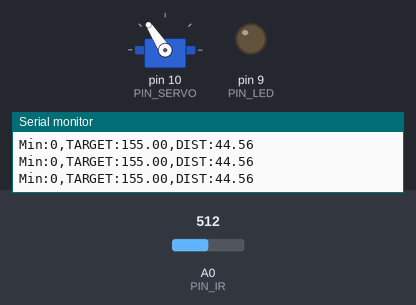
A sketch run on a simulated Arduino Uno, built with avr-gcc and run on an emulated ATmega328P. On the bench: servo, output pins drawn as LEDs (lit = HIGH), the last lines printed to the serial monitor. The inputs (shaded band) are chosen by the test bench; at power-on: A0 (PIN_IR) = 512.

Above: at 1.2 s.
1.3 s: A0 (PIN_IR) set to 319
2.8 s: A0 (PIN_IR) set to 286
At 4.0 s:
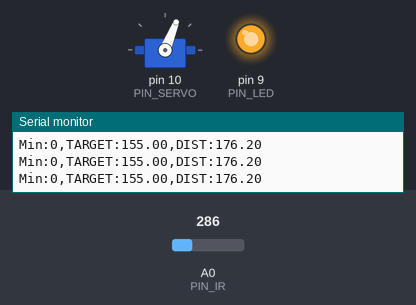
4.4 s: A0 (PIN_IR) set to 306
At 5.1 s:
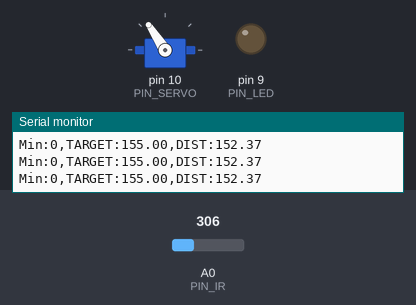
6.0 s: A0 (PIN_IR) set to 145
At 6.5 s:
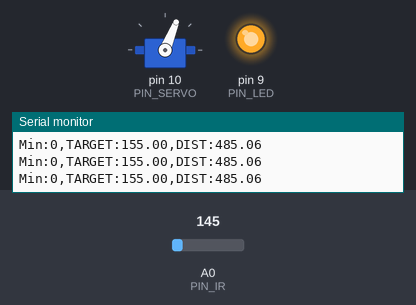
7.6 s: A0 (PIN_IR) set to 511
At 8.4 s:
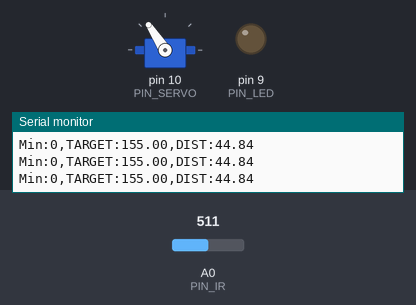
Timing chart, 0 to 10.2 s (numbered marks = the images above; inputs shaded):
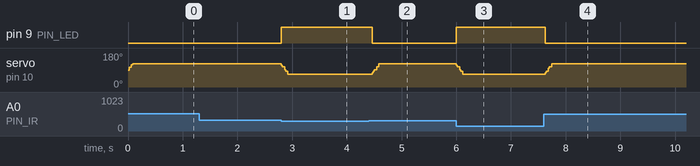

The sketch:

22_bbc_20223094.ino
```cpp
#include <Servo.h>

// Arduino pin assignment
#define PIN_LED 9
#define PIN_SERVO 10
#define PIN_IR A0
#define PIN_VAR A3

// Event interval parameters
#define _INTERVAL_DIST    20 // distance sensor interval (unit: ms)
#define _INTERVAL_SERVO   20 // servo interval (unit: ms)
#define _INTERVAL_SERIAL  20 // serial interval (unit: ms)

// EMA filter configuration for the IR distance sensor
#define _EMA_ALPHA 0.5      // EMA weight (range: 0 to 1)
                          // Setting _EMA_ALPHA to 0 effectively disables EMA filter.

// Servo adjustment
#define _DUTY_MAX 2410  // Servo angle: D degree
#define _DUTY_NEU 1530  // Servo angle: 0 degree
#define _DUTY_MIN 671   // Servo angle: E degree
#define _SERVO_ANGLE_DIFF 161 // Replace with |D(352) - E(191)| degree
#define _SERVO_SPEED 380 // servo speed limit (unit: degree/second)

#define _BANGBANG_RANGE 280

// global variables
float dist_filtered, dist_ema, dist_target; // unit: mm

Servo myservo;

int duty_change_per_interval; // maximum duty difference per interval
int duty_target;    // Target duty
int duty_curr;      // Current duty

unsigned long last_sampling_time_dist;   // unit: msec
unsigned long last_sampling_time_servo;  // unit: msec
unsigned long last_sampling_time_serial; // unit: msec

bool event_dist, event_servo, event_serial; // event triggered?

void setup() {
  // initialize GPIO pins
  pinMode(PIN_LED,OUTPUT);
  myservo.attach(PIN_SERVO);
  duty_target = duty_curr = _DUTY_NEU;

  // convert angular speed into duty change per interval.
  duty_change_per_interval =
    (_DUTY_MAX - _DUTY_MIN) * (_SERVO_SPEED / (float) _SERVO_ANGLE_DIFF) * (_INTERVAL_SERVO / 1000.0);

  // initialize serial port
  Serial.begin(1000000);

  // Set a target distance
  dist_target = 155; // 15.5 cm, the center of the rail
}

void loop() {
  unsigned long time_curr = millis();

  // wait until next event time
  if (time_curr >= (last_sampling_time_dist + _INTERVAL_DIST)) {
        last_sampling_time_dist += _INTERVAL_DIST;
        event_dist = true;
  }
  if (time_curr >= (last_sampling_time_servo + _INTERVAL_SERVO)) {
        last_sampling_time_servo += _INTERVAL_SERVO;
        event_servo = true;
  }
  if (time_curr >= (last_sampling_time_serial + _INTERVAL_SERIAL)) {
        last_sampling_time_serial += _INTERVAL_SERIAL;
        event_serial = true;
  }

  if(event_dist) {
    event_dist = false;

    // get a distance reading from the distance sensor
    dist_filtered = volt_to_distance(ir_sensor_filtered(10, 0.5)); // Replace n with your desired value
    dist_ema = _EMA_ALPHA * dist_ema + (1.0 - _EMA_ALPHA) * dist_filtered;

    // bang bang control
    if(dist_target > dist_ema) { // Replace 1 with a proper test expression using dist_target and dist_ema.
      duty_target = _DUTY_NEU + _BANGBANG_RANGE; // Complete this line using _BANGBANG_RANGE.
      digitalWrite(PIN_LED, 0);
    }
    else {
      duty_target = _DUTY_NEU - _BANGBANG_RANGE; // Complete this line using _BANGBANG_RANGE.
      digitalWrite(PIN_LED, 1);
    }
  }

  if(event_servo) {
    event_servo = false;

    // adjust duty_curr toward duty_target by duty_change_per_interval
    if (duty_target > duty_curr) {
      duty_curr += duty_change_per_interval;
      if (duty_curr > duty_target)
          duty_curr = duty_target;
    } else {
      duty_curr -= duty_change_per_interval;
      if (duty_curr < duty_target)
        duty_curr = duty_target;
    }

    // update servo position
    if(duty_curr > _DUTY_MAX) duty_curr = _DUTY_MAX; // for servo arm protection
    if(duty_curr < _DUTY_MIN) duty_curr = _DUTY_MIN;
    myservo.writeMicroseconds(duty_curr);
  }

  if(event_serial) {
    event_serial = false;
// output the read value to the serial port
    Serial.print("Min:0,TARGET:"); Serial.print(dist_target);
    Serial.print(",DIST:");
    Serial.println(dist_ema);
  }
}

float volt_to_distance(int a_value)
{
// Replace the below line with the equation obtained from nonlinear regression analysis
  return (1191 - 6.69 * a_value + 1.43E-02 * pow(a_value, 2) - 1.24E-05 * pow(a_value, 3) + 2.83E-09 * pow(a_value, 4));
}

unsigned int ir_sensor_filtered(unsigned int n, float position)
{
  // Eliminate spiky noise of an IR distance sensor by repeating measurement and taking a middle value
  // n: number of measurement repetition
  // position: the percentile of the sample to be taken (0.0 <= position <= 1.0)

  // The output of Sharp infrared sensor includes lots of spiky noise.
  // To eliminate such a spike, ir_sensor_filtered() performs the following two steps:
  // Step 1. Repeat measurement n times and collect n * position smallest samples, where 0 <= postion <= 1.
  // Step 2. Return the largest sample among the collected ones.

  unsigned int *ir_val, tmp, ret_idx, ret_val;
  unsigned int start_time;

  ret_idx = (unsigned int) ceil(n * position);

  // Step 1. Repeat measurement n times and collect n * position smallest samples.
  // Note: simple implementation requires an array of n elements to store n samples.
  // Instead, we can save memory by allocating an array of (n * position + 1) elements.

  ir_val = (unsigned int*) malloc(sizeof(unsigned int) * (ret_idx + 2));
  ir_val[0] = analogRead(PIN_IR);

  for (int i = 1; i < n; i++) {
    int j;
    if(i < ret_idx + 1) {
      ir_val[i] = analogRead(PIN_IR);
      j = i - 1;
    }
    else {
      ir_val[ret_idx + 1] = analogRead(PIN_IR);
      j = ret_idx;
    }

    for( ; j >= 0; j--) {
      if(ir_val[j] > ir_val[j+1]) {
        tmp = ir_val[j];
        ir_val[j] = ir_val[j+1];
        ir_val[j+1] = tmp;
      }
    }
  }

  // Step 2. Return the largest sample among the collected ones.
  if(position > 0.0) ret_val = ir_val[ret_idx];
  else ret_val = ir_val[0];

  free(ir_val);

  return ret_val;
}
```

Measured:
- the behaviour switches between 304 and 303 on A0 (PIN_IR) (found by bisection; images 0 and 1)
- after the input at 2.8 s, pin 9 (PIN_LED): LOW → HIGH at once; servo on pin 10 (PIN_SERVO): 123° → 68° at once
- after the input at 4.4 s, pin 9 (PIN_LED): HIGH → LOW after 0.06 s; servo on pin 10 (PIN_SERVO): 68° → 123° after 0.06 s
- after the input at 6.0 s, pin 9 (PIN_LED): LOW → HIGH at once; servo on pin 10 (PIN_SERVO): 123° → 68° at once
- after the input at 7.6 s, pin 9 (PIN_LED): HIGH → LOW at once; servo on pin 10 (PIN_SERVO): 68° → 123° at once
